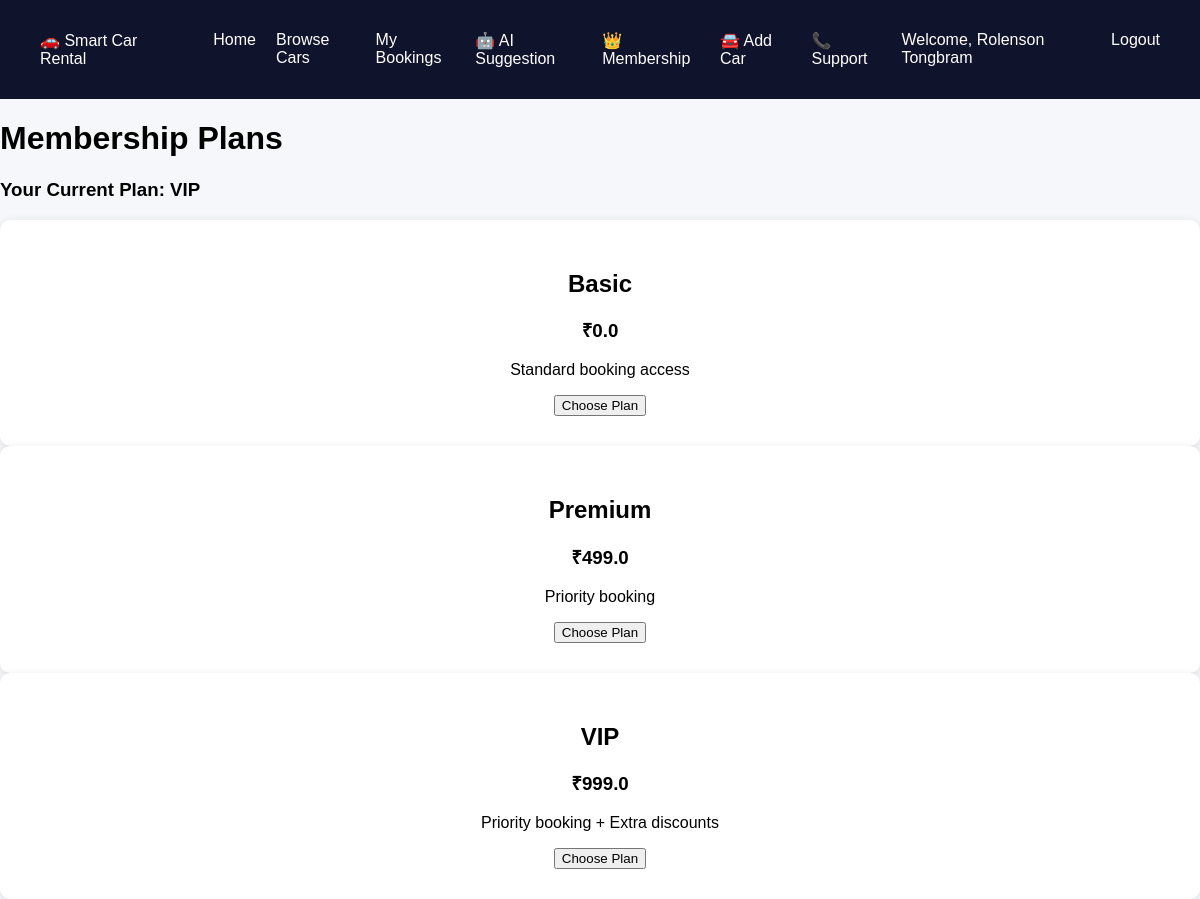
The page /membership (signed in) on the database its author committed.
### smart-car-rental/models/user.py (models this page shows, shortened)
class User(db.Model):
    __tablename__ = "users"
    user_id = db.Column(
        db.Integer,
        primary_key=True
    )
    full_name = db.Column(
        db.String(100),
        nullable=False
    )
    email = db.Column(
        db.String(120),
        unique=True,
        nullable=False
    )
    phone = db.Column(
        db.String(20),
        unique=True,
        nullable=False
    )
    password_hash = db.Column(
        db.String(255),
        nullable=False
    )
    membership_type = db.Column(
        db.String(20),
        default="None"
    )
    loyalty_points = db.Column(
        db.Integer,
        default=0
    )
    created_at = db.Column(
        db.DateTime,
        default=datetime.utcnow
    )

### smart-car-rental/models/membership.py (models this page shows)
class Membership(db.Model):
    __tablename__ = "memberships"
    membership_id = db.Column(
        db.Integer,
        primary_key=True
    )
    name = db.Column(
        db.String(50),
        nullable=False
    )
    price = db.Column(
        db.Float,
        nullable=False
    )
    benefits = db.Column(
        db.String(255)
    )

### smart-car-rental/app.py (the view)
@app.route("/membership")
def membership_page():
    memberships = Membership.query.all()
    current_plan = "None"
    if "user_id" in session:
        user = User.query.get(
            session["user_id"]
        )
        current_plan = user.membership_type
    return render_template(
        "membership.html",
        memberships=memberships,
        current_plan=current_plan
    )

### smart-car-rental/templates/membership.html
{% extends "base.html" %}
{% block content %}
<div class="container">
    <h1>Membership Plans</h1>
    <h3>
        Your Current Plan:
        {{ current_plan }}
    </h3>
    {% for membership in memberships %}
    <div class="card">
        <h2>{{ membership.name }}</h2>
        <h3>₹{{ membership.price }}</h3>
        <p>
            {{ membership.benefits }}
        </p>
        <a href="/choose-membership/{{ membership.membership_id }}">
            <button>
                Choose Plan
            </button>
        </a>
    </div>
    {% endfor %}
</div>
{% endblock %}

### smart-car-rental/templates/base.html (shortened to what this page needs)
<!DOCTYPE html>
<html lang="en">
<head>
    <link rel="stylesheet"
          href="{{ url_for('static', filename='css/style.css') }}">
</head>
<body>
    <nav class="navbar">
        <div class="logo">
            🚗 Smart Car Rental
        </div>
        <ul class="nav-links">
            <li><a href="/">Home</a></li>
            <li><a href="/cars">Browse Cars</a></li>
            <li><a href="/my-bookings">My Bookings</a></li>
            <li><a href="#">🤖 AI Suggestion</a></li>
            <li><a href="/membership">👑 Membership</a></li>
            <li><a href="/add-car">🚘 Add Car</a></li>
            <li><a href="#">📞 Support</a></li>
            {% if session.get("user_id") %}
<li>
    <a href="#">
        Welcome, {{ session.get("user_name") }}
    </a>
</li>
<li>
    <a href="/logout">
        Logout
    </a>
</li>
{% endif %}
        </ul>
    </nav>
    {% block content %}
    {% endblock %}
</body>
</html>

### smart-car-rental/static/css/style.css (style rules this page uses)
body { margin:0; font-family:Arial, sans-serif; background:#f5f7fb; }
.navbar { background:#10132c; color:white; padding:15px 40px; display:flex; justify-content:space-between; align-items:center; }
.nav-links { list-style:none; display:flex; gap:20px; }
.nav-links a { color:white; text-decoration:none; }
.card { background:white; padding:30px; text-align:center; border-radius:10px; box-shadow:0 2px 10px rgba(0,0,0,0.1); }

### rows shown on the page
User: get "Rolenson Tongbram", membership_type "VIP"
Membership: name "Basic", price "0.0", benefits "Standard booking access"
Membership: name "Premium", price "499.0", benefits "Priority booking"
Membership: name "VIP", price "999.0", benefits "Priority booking + Extra discounts"
